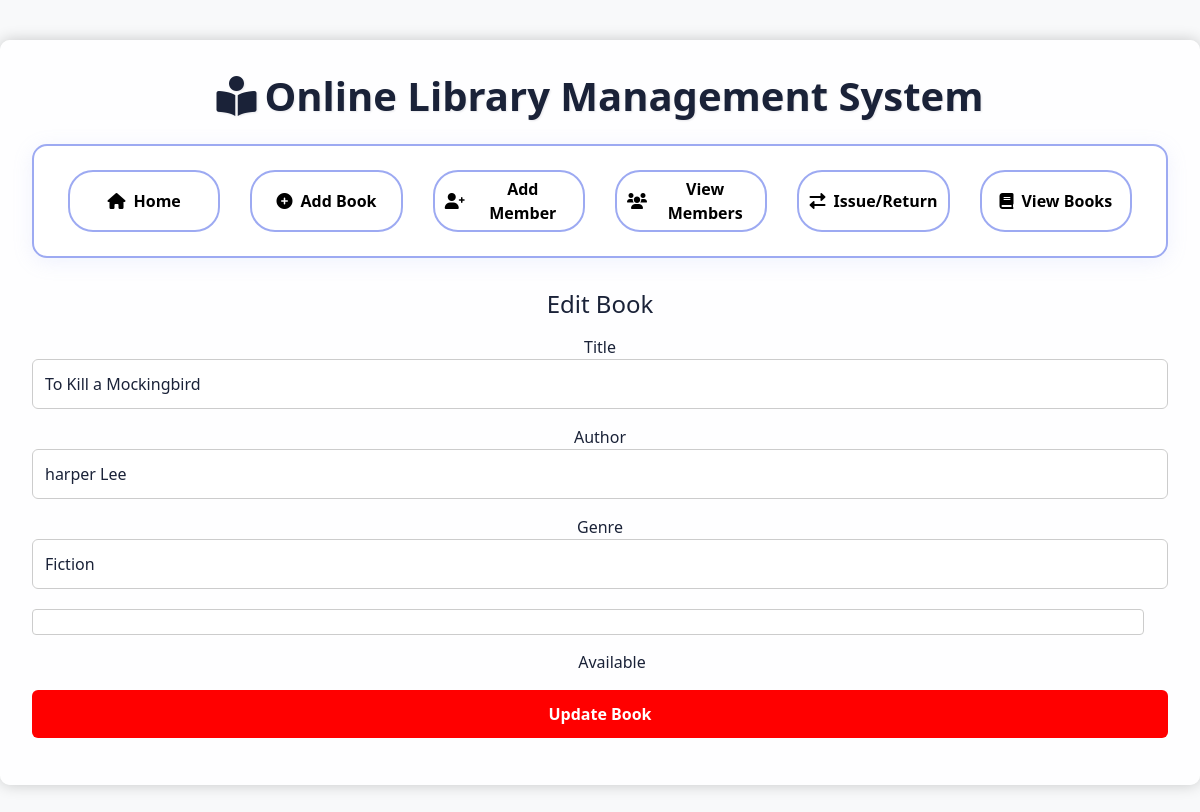
The app's page /edit_book/1 with its own data.
### app.py (models this page shows)
class Book(db.Model):
    id = db.Column(db.Integer, primary_key=True)
    title = db.Column(db.String(100), nullable=False)
    author = db.Column(db.String(100), nullable=False)
    genre = db.Column(db.String(50), nullable=False)
    available = db.Column(db.Boolean, default=True)

### app.py (the view)
@app.route('/edit_book/<int:id>', methods=['GET', 'POST'])
def edit_book(id):
    book = Book.query.get_or_404(id)
    if request.method == 'POST':
        book.title = request.form['title']
        book.author = request.form['author']
        book.genre = request.form['genre']
        db.session.commit()
        return redirect(url_for('view_books'))
    return render_template('edit_books.html', book=book)

### templates/edit_books.html
{% extends 'base.html' %}
{% block content %}
<h4 class="mb-3">Edit Book</h4>
<form method="post">
  <div class="mb-3">
    <label>Title</label>
    <input type="text" name="title" value="{{ book.title }}" class="form-control" required>
  </div>
  <div class="mb-3">
    <label>Author</label>
    <input type="text" name="author" value="{{ book.author }}" class="form-control" required>
  </div>
  <div class="mb-3">
    <label>Genre</label>
    <input type="text" name="genre" value="{{ book.genre }}" class="form-control" required>
  </div>
  <div class="mb-3 form-check">
    <input type="checkbox" class="form-check-input" name="available" id="availableCheck" {% if book.available %}checked{% endif %}>
    <label class="form-check-label" for="availableCheck">Available</label>
  </div>
  <button type="submit" class="btn btn-success">Update Book</button>
</form>
{% endblock %}

### static/style.css (style rules this page uses)
body { margin: 0; padding: 0; font-family: Arial, sans-serif; background-image: url("/static/library-bg.jpg"); background-size: cover; background-repeat: no-repeat; background-attachment: fixed; background-position: center center; height: 100vh; }
.container input, .container button { width: 100%; margin-bottom: 15px; padding: 12px; border: 1px solid #ccc; border-radius: 6px; }
.container button { background-color: red; color: white; font-weight: bold; cursor: pointer; border: none; }

### templates/base.html (style rules this page uses)
:root { --dark-blue: #1a2238; --light-blue: #9daaf2; --orange: #ff6a3d; --yellow: #f4db7d; }
body { background-color: #f8f9fa; color: var(--dark-blue); min-height: 100vh; }
.btn-success { background: var(--light-blue); border: none; padding: 10px 25px; border-radius: 25px; transition: all 0.3s ease; font-weight: 600; color: #ffffff; }
.form-control { background: #ffffff; border: 2px solid var(--light-blue); border-radius: 15px; padding: 12px; color: var(--dark-blue); }

### records on screen
Book: title "To Kill a Mockingbird", author "harper Lee", genre "Fiction"
